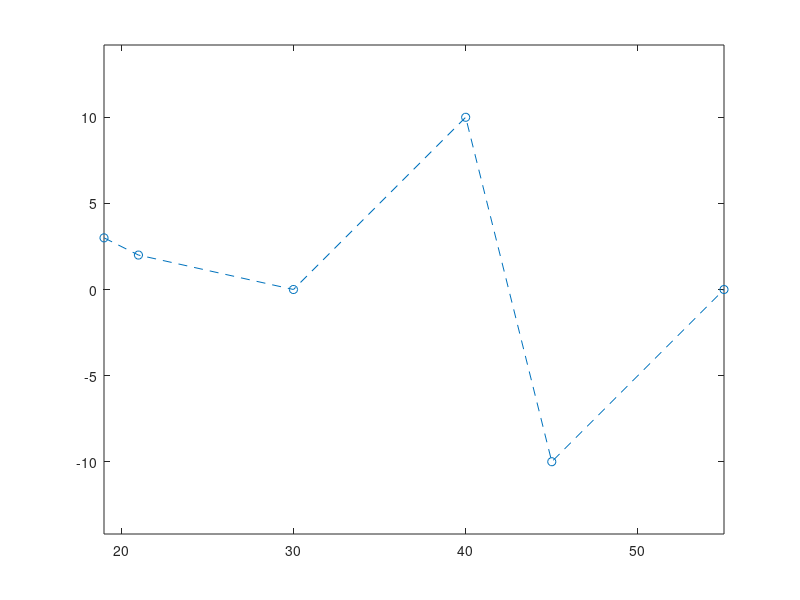

Here is the MATLAB script that generated this plot: (Note: this script raises an error after producing the figure.)
px = [19,21,30,40,45,55];
py = [ 3, 2, 0,10,-10,0];
plot(px,py,'o--');
axis equal
hold on
syms t
n = 5;
cx(t) = 0*t;
cy(t) = 0*t;
for i = 0:n
    weight = nchoosek(n,i)*t^i*(1-t)^(n-i);
    cx(t) = cx(t) + px(i+1)*weight;
    cy(t) = cy(t) + py(i+1)*weight;
end
fplot(cx(t),cy(t),[0 1]);
v1x =n*(px(2)-px(1));
v1y = n*(py(2) - py(1));
quiver(px(1),py(1),v1x,v1y);
v2x = n*(px(6)-px(5));
v2y = n*(py(6)-py(5));
quiver(px(6),py(6),v2x,v2y);

